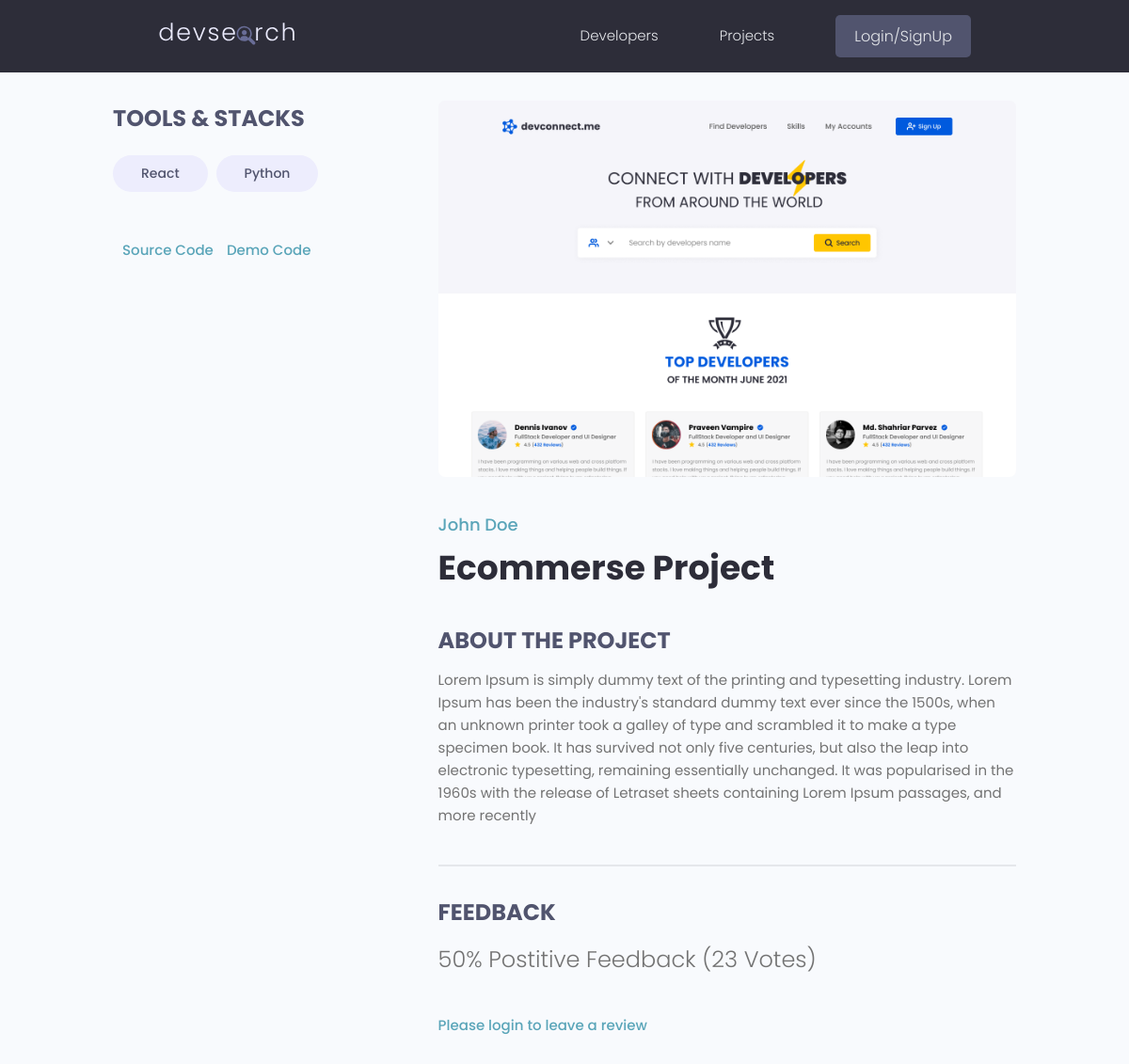
Page /projects/project/ac0559e7-424f-4d9e-b662-960fea93d8e2/ on the committed database.
### projects/models.py (models this page shows, shortened)
class Tag(models.Model):
    name = models.CharField(max_length=200)
    created = models.DateTimeField(auto_now_add=True)
    id = models.UUIDField(default=uuid.uuid4, unique=True, primary_key=True, editable=False)
    def __str__(self):
        return self.name

class Project(models.Model):
    owner = models.ForeignKey(Profile, null= True, blank=True, on_delete=models.CASCADE)
    title = models.CharField(max_length=200)
    description = models.TextField(null=True, blank=True)
    featured_image = models.ImageField(null=True, blank=True, default="default.jpg")
    demo_link = models.CharField(max_length=200, null=True, blank=True)
    source_link = models.CharField(max_length=200, null=True, blank=True)
    tags = models.ManyToManyField('Tag', blank=True)
    vote_total = models.IntegerField(default=0, null=True, blank=True)
    vote_ratio = models.IntegerField(default=0, null=True, blank=True)
    created = models.DateTimeField(auto_now_add=True)
    id = models.UUIDField(default=uuid.uuid4, unique=True, primary_key=True, editable=False)
    class Meta:
        ordering = ['-vote_ratio', '-vote_total', 'title']
    @property
    def imageURL(self):
        try:
            url = self.featured_image.url
        except:
            url = ''
        return url
    @property
    def reviewers(self):
        queryset = self.review_set.all().values_list('owner__id', flat=True)
        return queryset

### users/models.py (models this page shows, shortened)
class Profile(models.Model):
    user = models.OneToOneField(User, on_delete=models.CASCADE, null=True, blank=True)
    name = models.CharField(max_length=200, blank=True, null=True)
    username = models.CharField(max_length=200, blank=True, null=True)
    location = models.CharField(max_length=200, blank=True, null=True)
    email = models.EmailField(max_length=500, blank=True, null=True)
    short_intro = models.CharField(max_length=200, blank=True, null=True)
    bio = models.TextField(blank=True, null=True)
    profile_image = models.ImageField(null=True, blank=True, upload_to='profiles/', default='profiles/user-default.png')
    social_github = models.CharField(max_length=200, blank=True, null=True)
    social_twitter = models.CharField(max_length=200, blank=True, null=True)
    social_linkedin = models.CharField(max_length=200, blank=True, null=True)
    social_youtube = models.CharField(max_length=200, blank=True, null=True)
    social_website = models.CharField(max_length=200, blank=True, null=True)
    created = models.DateTimeField(auto_now_add=True)
    id = models.UUIDField(default=uuid.uuid4, unique=True, primary_key=True, editable=False)
    class Meta:
        ordering = ['created']

### projects/views.py (the view, shortened to what this page needs)
# urls.py: path('project/<str:pk>/', views.project, name="project"),
def project(request, pk):
    projectObj = Project.objects.get(id=pk)
    form = ReviewForm()
    return render(request, 'projects/single-project.html', {'project': projectObj, 'form':form})

### projects/templates/projects/single-project.html (shortened to what this page needs)
{% extends 'main.html' %}
{% load static %}
{% block content %}
<main class="singleProject my-md">
    <div class="container">
      <div class="layout">
        <div class="column column--1of3">
          <h3 class="singleProject__subtitle">Tools & Stacks</h3>
          <div class="singleProject__toolStack">
           {% for tag in project.tags.all %}
            <span class="tag tag--pill tag--sub tag--lg">
              <small>{{tag}}</small>
            </span>
            {% endfor %}
          </div>
          {% if project.source_link %}
          <a class="singleProject__liveLink" href="{{project.source_link}}" target="_blank">Source Code
          </a>
          {% endif %}
          {% if project.demo_link %}
          <a class="singleProject__liveLink" href="{{project.demo_link}}" target="_blank">Demo Code
          </a>
          {% endif %}
        </div>
        <div class="column column--2of3">
          <img class="singleProject__preview" src="{{project.imageURL}}" alt="portfolio thumbnail" />
          <a href="{% url 'user-profile' project.owner.id %}" class="singleProject__developer">{{project.owner.name}}</a>
          <h2 class="singleProject__title">{{project.title}}</h2>
          <h3 class="singleProject__subtitle">About the Project</h3>
          <div class="singleProject__info">
             {{project.description}}
          </div>
          <div class="comments">
            <h3 class="singleProject__subtitle">Feedback</h3>
            <h5 class="project--rating">
              {{project.vote_ratio}}% Postitive Feedback ({{project.vote_total}} Vote{{project.vote_total|pluralize:"s"}})
            </h5>
            {% if request.user.profile.id in project.reviewers %}
              <p>You have already submitted your review for this project </p>
            {% elif request.user.profile == project.owner %}
              <p>You cannot review your own work</p>
            {% else %}
                <a href="{% url 'login' %}?next={{request.path}}">Please login to leave a review</a>
            {% endif %}
          </div>
        </div>
      </div>
    </div>
  </main>
{% endblock content %}

### static/styles/app.css (style rules this page uses)
:root { --color-sub: #2d2d39; }
img { width: 100%; }
.singleProject .column--1of3 { order: 2; }
@media screen and (min-width: 1081px) { .singleProject .column--1of3 { order: 1; } }
@media screen and (min-width: 1081px) { .singleProject .column--2of3 { order: 2; } }
.singleProject__toolStack { margin-top: 2rem; margin-bottom: 4rem; }
.singleProject__liveLink { font-weight: 500; transition: all 0.3s ease-in-out; border-bottom: 2px solid transparent; }
.singleProject__preview { height: 50vh; object-fit: cover; object-position: top center; margin-bottom: 3rem; border-radius: 0.7rem; }
.singleProject__developer { font-size: 1.8rem; font-weight: 500; }
.singleProject__title { font-size: 3.6rem; font-weight: 700; color: var(--color-sub); margin-bottom: 3rem; }
.project--rating { margin-bottom: 1.6em; margin-top: .5em; }
.singleProject__subtitle { text-transform: uppercase; font-size: 2.4rem; font-weight: 700; color: var(--color-sub-light); margin-bottom: 1rem; }
.comments { margin-top: 4rem; padding-top: 3rem; border-top: 2px solid var(--color-light); }

### static/uikit/styles/modules/_variables.css (style rules this page uses)
:root { --color-main: #5aa5b9; --color-main-light: #e6faff; --color-sub: #3f4156; --color-sub-light: #51546e; --color-sub-lighter: #ededfd; --color-text: #737373; --color-gray: #8b8b8b; --color-light: #e5e7eb; --color-light-gray: #767676; --color-bg: #f8fafd; --color-white: #fffefd; --color-white-light: #f3f3f3; --color-success: #359e64; --color-success-bg: #def8e8; --color-error: #fc4b0b; --color-error-bg: #fff2ee; --font-base: 'Poppins', arial, helvetica, 'Segoe UI', roboto, ubuntu, sans-serif; --font-monospace: 'Fira Code', 'Courier New', courier, monospace; --font-regular: 300; --font-medium: 500; --font-bold: 700; --generic-shadow: 1px 1px 5px #00000010; --generic-transition: all 0.3s ease-in-out; }

### static/uikit/styles/modules/_base.css (style rules this page uses)
* { margin: 0; padding: 0; box-sizing: border-box; text-rendering: optimizeLegibility; color: inherit; font-size: inherit; }
html { font-size: 50%; }
@media only screen and (min-width: 480px) { html { font-size: 56.25%; } }
@media only screen and (min-width: 1200px) { html { font-size: 62.5%; } }
body { line-height: 1.6; font-weight: 400; font-size: 1.5rem; color: var(--color-text); background-color: var(--color-bg); min-height: 100vh; }

### static/uikit/styles/modules/_typography.css (style rules this page uses)
* { font-family: var(--font-base); }
h2 { font-size: 3.6rem; font-weight: var(--font-bold); }
h3 { font-size: 3.2rem; font-weight: var(--font-medium); }
h5 { font-size: 2.4rem; font-weight: var(--font-medium); }
h5, h6 { font-weight: var(--font-regular); }
p, span, strong { font-size: 1.6rem; color: var(--color-text); font-weight: var(--font-regular); }
a { padding-bottom: 2px; text-decoration: none; display: inline-block; color: var(--color-main); font-weight: var(--font-medium); }

### static/uikit/styles/modules/_utilities.css (style rules this page uses)
.container { width: 92%; max-width: 165rem; margin: 0 auto; box-sizing: border-box; }
@media screen and (min-width: 1000px) { .container { width: 90%; } }
@media screen and (min-width: 1200px) { .container { width: 80%; } }
.my-md { margin: 3rem auto; }

### static/uikit/styles/modules/_tag.css (style rules this page uses)
.tag { display: inline-flex; align-items: center; background-color: var(--color-sub); height: -webkit-fit-content; height: -moz-fit-content; height: fit-content; width: -webkit-fit-content; width: -moz-fit-content; width: fit-content; border-radius: 0.5rem; padding: 0.5rem 1.5rem; font-size: 1.2rem; cursor: pointer; }
.tag:not(:last-child) { margin-right: 0.25rem; margin-bottom: 0.75rem; }
.tag > small { color: var(--color-white); }
.tag--pill { border-radius: 5rem; }
.tag--sub, .tag--sub > small { background: var(--color-sub-lighter); color: var(--color-sub-light); font-weight: 500; }
.tag--lg { padding: 0.8rem 3rem; font-size: 1.4rem; }
.tag--lg:not(:last-child) { margin-right: 0.5rem; margin-bottom: 1rem; }

### static/uikit/styles/modules/_layout.css (style rules this page uses)
.layout { display: flex; flex-flow: row wrap; justify-content: space-between; }
.layout > .column { margin-bottom: 3rem; }
.layout > .column.column--1of3 { flex-basis: 30%; }
.layout > .column.column--2of3 { flex-basis: 64%; }

### rows in the picture
Tag: name "React"
Tag: name "Python"
Project: imageURL (picture), owner.name "John Doe", title "Ecommerse Project", description "Lorem Ipsum is simply dummy text of the printing and typesetting industry. Lorem Ipsum has been the industry's standard dummy text ever since the 1500s, when an unknown printer took a galley of type and scrambled it to make a type specimen book. It has survived not only five centuries, but also the leap into electronic typesetting, remaining essentially unchanged. It was popularised in the 1960s with the release of Letraset sheets containing Lorem Ipsum passages, and more recently", vote_ratio "50", vote_total "23"
